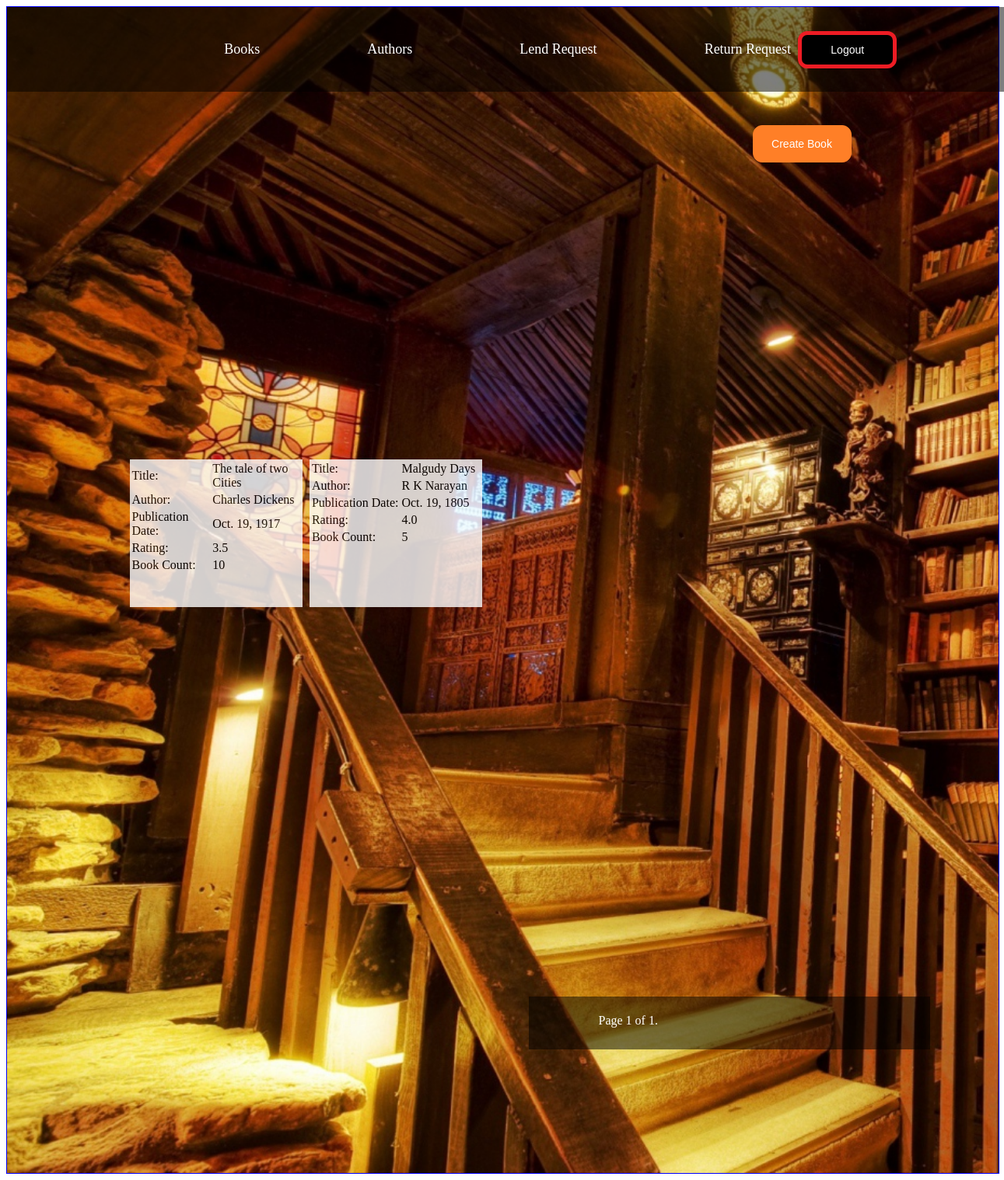
The app's page /books/ (signed in) with its own data.
### library/models.py (models this page shows, shortened)
class Books(models.Model):
    title = models.CharField(max_length = 100)
    author = models.ManyToManyField(Author)
    publication_date = models.DateField()
    description = models.TextField(max_length = 500)
    rating = models.FloatField()
    book_count = models.IntegerField(null=True)

class Author(models.Model):
    first_name = models.CharField(max_length=100)
    last_name = models.CharField(max_length=100)
    age = models.IntegerField(null=True)
    place_of_birth = models.CharField(max_length=100, null=True)
    author_photo = models.ImageField(null=True)

### library/views.py (the view)
# urls.py: url(r'^books/$',views.books, name='books'),
@user_passes_test(lambda u: u.is_superuser)
@login_required(login_url='/login/')
def books(request):
    photo_list = Photos.objects.all()
    details = Books.objects.all()
    authors_list = Author.objects.all()
    paginator = Paginator(details,8)
    page = request.GET.get('page')
    try:
        books = paginator.page(page)
    except PageNotAnInteger:
        books = paginator.page(1)
    except EmptyPage:
        books = paginator.page(paginator.num_pages)
    return render(request,
        'library/books.html',
        {
        'books_info':books,
        'authors_list':authors_list
        }
        )

### library/templates/library/books.html (shortened to what this page needs)
{% extends "library/index.html" %}
{% block content %}
    <div class="create-book-area">
        <form method="get" action="/createbook/">
            <input class="button" value="Create Book" type="submit" >
        </form>
    </div>
    <br>
    <br>
    <div class = "content-area">
        {% for items in books_info %}
            <div class = "bookarea">
                <div class ="picture-area">
                </div>
                <div class ="format_new">
                <table>
                    <tr>
                        <td> Title: </td>
                        <td> {{items.title}} </td>
                    </tr>
                    <tr>
                        <td> Author: </td>
                        {%for author in items.author.all%}
                            <td> {{author.first_name}} {{author.last_name}} </td>
                        {%endfor%}
                    </tr>
                    <tr>
                        <td> Publication Date: </td>
                        <td> {{items.publication_date}} </td>
                    </tr>
                    <tr>
                        <td> Rating: </td>
                        <td> {{items.rating}} </td>
                    </tr>
                    <tr>
                        <td> Book Count: </td>
                        <td> {{items.book_count}} </td>
                    </tr>
                </table>
            </div>
            </div>
        {% endfor %}
         <div class="page_title">
            <div class="pagination">
               <span class="step-links">
               <span class="current">
                     Page {{ books_info.number }} of {{ books_info.paginator.num_pages }}.
               </span>
               </span>
           </div>
       </div>
    </div>
{% endblock %}

### library/static/library/index.css (style rules this page uses)
tr { height: 1px; }
td { height: 100%; }
.create-book-area { padding:0px 0px 0px 0px; margin:46px 0px 0px 850px; }
.button { background-color: #FF7F27; border: 1px solid #FF7F27; color: white; height: 48px; width: 127px; text-align: center; cursor: pointer; margin-top: -3px; margin-left: -49px; padding: 0px 0px 0px 0px; font-size:14px; border-radius: 12px; }
.content-area { padding:0px 0px 0px 0px; margin:60px 0px 0px 0px; height:900px; width:943px; float:left; margin-right: 1%; margin-bottom: 0.5em; }
.picture-area { padding:0px 0px 0px 0px; margin:0px 0px 0px 0px; height:278px; width:222px; float:left; margin-right: 1%; margin-bottom: 0.5em; }
.format_new { padding:0px 0px 0px 0px; margin:0px 0px 0px 0px; height:190px; width:222px; float:left; background: white; opacity:0.8; color:black; }
.bookarea { padding:0px 0px 0px 0px; margin:0px 0px 0px 0px; height:477px; width:222px; float:left; margin-right: 1%; margin-bottom: 0.5em; }
.page_title { padding:22px 0px 0px 90px; margin:977px 0px 0px 513px; height:46px; width:426px; background: grey; background-color: rgba(0, 0, 0, 0.5); }

### records on screen
Books: title "The tale of two Cities", publication_date "Oct. 19, 1917", rating "3.5", book_count "10"
Author: first_name "Charles", last_name "Dickens"
Books: title "Malgudy Days", publication_date "Oct. 19, 1805", rating "4.0", book_count "5"
Author: first_name "R K", last_name "Narayan"

### other values on screen
{{ books_info.number }} "1"
{{ books_info.paginator.num_pages }} "1"
